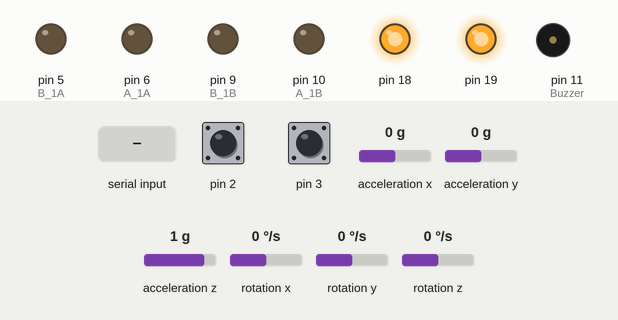
Recording of a sketch running on a simulated Arduino Uno, built with avr-gcc and run on an emulated ATmega328P. Shown: output pins drawn as LEDs (lit = HIGH), buzzer (waves = sounding, pin HIGH). The inputs (shaded band) are chosen by the test bench; at power-on: acceleration y 0 g, rotation x 0 °/s, acceleration z 1 g, pin 2 HIGH, pin 3 HIGH, acceleration x 0 g, rotation y 0 °/s, rotation z 0 °/s. What the sketch prints to the serial monitor is not drawn.

Above: at 1.7 s.
1.8 s: acceleration y set to -1.4 g
At 2.14 s:
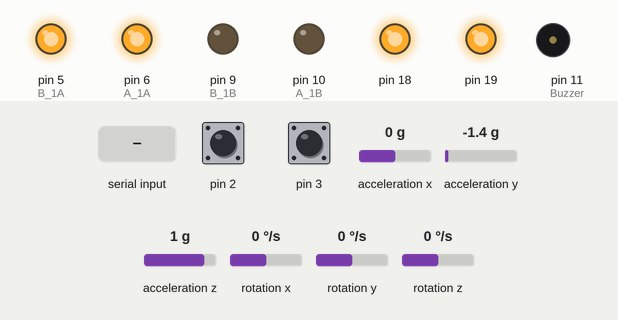
3.8 s: rotation x set to -33 °/s
6.8 s: rotation x set to -36 °/s
At 8.7 s:
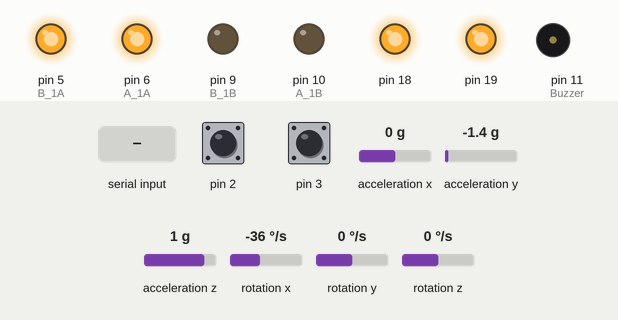
9.8 s: "C" received over the second serial link
At 11.9 s:
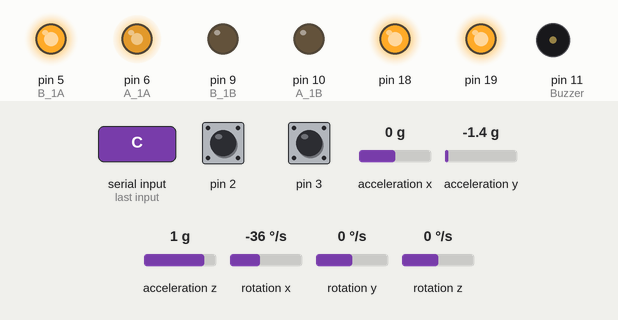
12.8 s: "G" received over the second serial link
At 14.0 s:
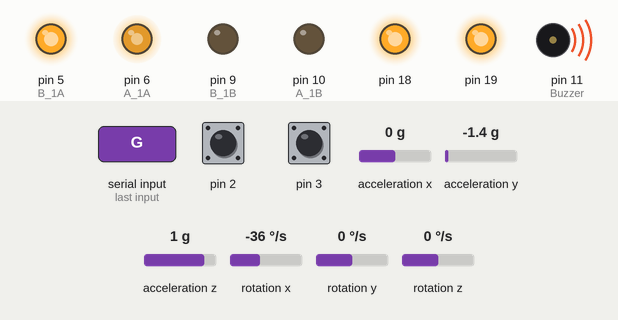
14.3 s: acceleration z set to 0.8 g
At 16.9 s:
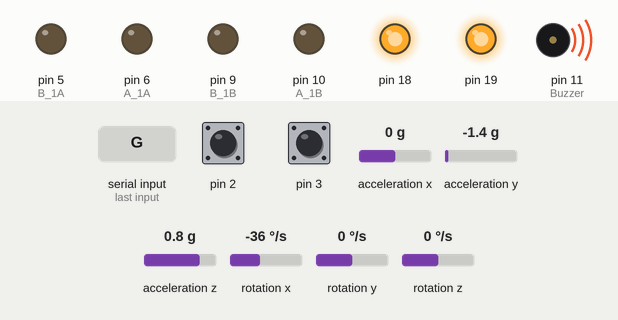
Timing chart, 0 to 18.3 s (numbered marks = the images above; inputs shaded):
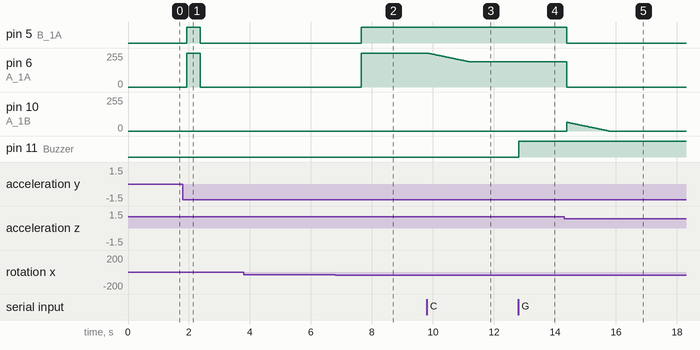

The sketch:

Codes.ino
```cpp
# include <SoftwareSerial.h>
# include "I2Cdev.h"
# include "MPU6050.h"
# include <MsTimer2.h>
# if I2CDEV_IMPLEMENTATION == I2CDEV_ARDUINO_WIRE
    # include "Wire.h"
# endif

/*******************引脚定义************************/
# define trigPin 14
# define echoPin 15     // 超声波测距模块
# define Buzzer 11       // 蜂鸣器
# define A_1A 6
# define A_1B 10   // R
# define B_1A 5
# define B_1B 9     // L  // 电机驱动模块
# define EncoderL_A 2
# define EncoderL_B 7
# define EncoderR_A 3
# define EncoderR_B 8   // N20减速电机编码器
// SCL -> SCL
// SDA -> SDA     //mpu6050

SoftwareSerial BleSerial (16, 17);   // RX, TX
MPU6050 mpu;

/***********************global variable***********************/
bool mpuState = false;
int16_t ax, ay, az;
int16_t gx, gy, gz;
float ax_offset, ay_offset, az_offset;
float gx_offset, gy_offset, gz_offset;
float ax_new, ay_new, az_new, gx_new, gy_new, gz_new;
float ypr[2] = {0, 0};

float time_fliter;
float tau_fliter = 0.7;  // MPU6050互补滤波器时间常数 tau(sec)

String cmdd1, cmdd11, cmdd2, cmdd3;   // Remote control variable

float ppsR;
float ppsL;
float velocity_R;
float velocity_L;

float angle_balance_Kp = + 30, angle_balance_Kd = + 1;
float velocity_balance_Kp = - 0.3, velocity_balance_KI = velocity_balance_Kp / 200;
float Mechanical_balance = 0;     //机械中值(控制前进与后退）
float rightTurn = 0, leftTurn = 0;    //转弯附加值(控制转向）
float velocity_process = 0, velocity_Integral;
float Output_balance;

bool flag_Fall = false;
bool flag_Near = false;

int Flash_num = 0;

/******************Mpu6050初始化**********************/

void mpu6050Setup(){
  #if I2CDEV_IMPLEMENTATION == I2CDEV_ARDUINO_WIRE
        Wire.begin();
  #elif I2CDEV_IMPLEMENTATION == I2CDEV_BUILTIN_FASTWIRE
      Fastwire::setup(400, true);
  #endif

  mpu.initialize();   // 建立 Mpu6050 连接
  if(mpu.testConnection())  mpuState = true;

  // 间隔0.05s采样10次，计算Acc与Gyro的Offset值
  float ax_sum = 0, ay_sum = 0, az_sum = 0;
  float gx_sum = 0, gy_sum = 0, gz_sum = 0;
  for(int i = 0; i < 10; i++)
  {
    mpu.getMotion6(&ax, &ay, &az, &gx, &gy, &gz);
    ax_sum += float(ax);
    ay_sum += float(ay);
    az_sum += float(az);
    gx_sum += float(gx);
    gy_sum += float(gy);
    gz_sum += float(gz);
    delay(50);
  }
  ax_offset = ax_sum / 10;
  ay_offset = ay_sum / 10;
  az_offset = az_sum / 10 - 16384;
  gx_offset = gx_sum / 10;
  gy_offset = gy_sum / 10;
  gz_offset = gz_sum / 10;

//  Serial.print("Offset_Acc:\tax:");
//  Serial.print(ax_offset);  Serial.print("\t");
//  Serial.print("ay:");
//  Serial.print(ay_offset);  Serial.print("\t");
//  Serial.print("az:");
//  Serial.println(az_offset);
//  Serial.print("Offset_Gyro:\tgx:");
//  Serial.print(gx_offset);  Serial.print("\t");
//  Serial.print("gy:");
//  Serial.print(gy_offset);  Serial.print("\t");
//  Serial.print("gz:");
//  Serial.println(gz_offset);

//  ax_offset = 156.00;
//  ay_offset = -832.40;
//  az_offset = -33977.20;
//  gx_offset = -234.40;
//  gy_offset = -72.00;
//  gz_offset = -310.60;

}

/*************Mpu6050互补滤波器 获取姿态 ********************/

void mpu6050Fliter(){
  if(!mpuState) return;
  float dt = (millis() - time_fliter) * 0.001;       // 滤波器运行周期（sec）
  time_fliter = millis();
  float a_fliter = tau_fliter / (tau_fliter + dt);  // 互补滤波器系数
  float ypr_x_Acc, ypr_y_Acc;

  mpu.getMotion6(&ax, &ay, &az, &gx, &gy, &gz);
  ax_new = float(ax) - ax_offset;    // 默认32768为 2g
  ay_new = float(ay) - ay_offset;
  az_new = float(az) - az_offset;
  gx_new = - (float(gx) - gx_offset) / 32768 * 250;    // 默认32768为 250度/s
  gy_new = - (float(gy) - gy_offset) / 32768 * 250;     // 转化为角度制 °/s
  gz_new = - (float(gz) - gz_offset) / 32768 * 250;

  ypr_x_Acc = atan2(ay_new, sqrt(ax_new * ax_new + az_new * az_new)) * 180/3.141592654;            // 由加速度计得出分别绕x,y旋转的倾角（无法得到绕z倾角）
  ypr_y_Acc = atan2(ax_new, sqrt(ay_new * ay_new + az_new * az_new)) * 180/3.141592654;             // 返回角度制 °

  ypr[0] = a_fliter * (ypr[0] + gx_new * dt) + (1 - a_fliter) * ypr_x_Acc;  /**/// 对陀螺仪得到倾角的低通滤波（时间太长有温漂）
  ypr[1] = a_fliter * (ypr[1] + gy_new * dt) + (1 - a_fliter) * ypr_y_Acc;       // 并且对加速度计得到倾角的高通滤波（时间太短有干扰）

}

/*********************减速电机编码器测转速*****************/

void IntEncoder_R(){
  if(digitalRead(EncoderR_B) == LOW)
  ppsR ++;
  else if(digitalRead(EncoderR_B) == HIGH)
  ppsR --;
}
void IntEncoder_L(){
  if(digitalRead(EncoderL_B) == LOW)  //两电机位置刚好对称相反
  ppsL --;
  else if(digitalRead(EncoderL_B) == HIGH)
  ppsL ++;
}

void enCounter(){
  velocity_R = 360 * ppsR / 35;  // 转速为 360° * pps/(7*0.1*50)
  velocity_L = 360 * ppsL / 35;   // 角度制 °/s
  ppsR = 0;
  ppsL = 0;
}

/***************超声波测距判断障碍物*****************/
void isDistance(){
  float duration_us,distance_cm;
  digitalWrite(trigPin,HIGH);
  delayMicroseconds(2);
  digitalWrite(trigPin,LOW);
  duration_us = pulseIn(echoPin, HIGH);
  distance_cm = duration_us * 0.017;
  if(distance_cm <= 30 && distance_cm > 5) flag_Near = true;
    else flag_Near = false;
    Serial.println(distance_cm);
}

/**********定时中断函数, 同时执行多项任务****************/
void flash(){
  Flash_num ++;

  if(Flash_num % 100 == 0)  enCounter();  // 每0.1s执行一次 函数enCounter()

  // if(Flash_num % 4000 == 0) isDistance(); // 每4s执行一次 函数isDistance()
}

/*********************角度环 PD*****************/
float angleBalance(float ypr[], float gx_new){
  float Bias = ypr[0] - Mechanical_balance;
  float Angle_balance = angle_balance_Kp * Bias + angle_balance_Kd * gx_new;
  Serial.print("angle_balance_Bias:\t");
  Serial.println(Bias);
  if(Bias >= 30 || Bias <= -30)   flag_Fall = true;       // 判断是否倒下
    else  flag_Fall = false;

  return (Angle_balance);
}

/*********************速度环 PI*******************/
float velocityBalance(float velocity_R, float velocity_L){
  float velocity_least;
  float velocity_balance;

  if(flag_Fall)
  {
    velocity_process = 0;
    velocity_Integral = 0;
  }
    else
    {
      velocity_least = (velocity_R + velocity_L) - 0;

      velocity_process *= 0.7; // 一阶低通滤波器减小对角度环影响
      velocity_process += velocity_least * 0.3;

      velocity_Integral += velocity_process;       //积分出角位移，积分时间：0.1s
      if(velocity_Integral > 10000) velocity_Integral = 10000;      //积分上下限
      if(velocity_Integral < -10000) velocity_Integral = -10000;
    }
  velocity_balance = velocity_process * velocity_balance_Kp + velocity_Integral * velocity_balance_KI;

  return velocity_balance;
}

/****************直立平衡 PWM******************************
 * 角度环与速度环串级输出
 */
void selfBalance(float ypr[], float gx_new, float velocity_R, float velocity_L){
  Output_balance = angleBalance(ypr, gx_new) + velocityBalance(velocity_R, velocity_L);

  if(flag_Fall) Output_balance = 0;

  if(Output_balance<0)
  {
    if(Output_balance<-255)
    {
      analogWrite(A_1B, 0);
      analogWrite(A_1A, 255 - leftTurn);
      analogWrite(B_1A, 255 - rightTurn);
      analogWrite(B_1B, 0);
    }
    else
    {
      analogWrite(A_1B, 0);
      analogWrite(A_1A, - Output_balance + rightTurn);
      analogWrite(B_1A, - Output_balance + leftTurn);
      analogWrite(B_1B, 0);
    }
  }
  else
  {
    if(Output_balance>255)
    {
      analogWrite(A_1B, 255 - rightTurn);
      analogWrite(A_1A, 0);
      analogWrite(B_1A, 0);
      analogWrite(B_1B, 255 - leftTurn);
    }
    else
    {
      analogWrite(A_1B, Output_balance + leftTurn);
      analogWrite(A_1A, 0);
      analogWrite(B_1A, 0);
      analogWrite(B_1B, Output_balance + rightTurn);
    }
  }
}

/******************远程操控*********************/

void appControl(){
  char cmd;
  String cmdd = "";

//  BleSerial.println();
//  BleSerial.println(int(ypr[0]));   // 手机端查看小车运动数据（车身倾角,轮子转速...）
//  BleSerial.print(" L");
//  BleSerial.print(int(velocity_L));
//  BleSerial.print(" R");
//  BleSerial.print(int(velocity_R));

  while(BleSerial.available() && ((cmd = BleSerial.read()) != '\0'))
  {
    cmdd += cmd;
    delay(10);
  }

  if(cmdd == "A" || cmdd == "B" || cmdd == "C" || cmdd == "D" ||cmdd == "E") cmdd1 = cmdd;   //控制小车
  else if(cmdd == "G" || cmdd == "H") cmdd2 = cmdd;   //开闭蜂鸣器
  else if(cmdd == "P" || cmdd == "Q" || cmdd == "R" || cmdd == "S") cmdd3 = cmdd;  //调节PID参数
  //  else if(...)  ...;

  if(flag_Fall) cmdd1 = "E";
  else if(flag_Near) cmdd1 = "C";

  // 远程操控小车
  if(cmdd1 == "A") {
    if(rightTurn > 0)  rightTurn -= 0.5;
    if(leftTurn > 0) leftTurn -= 0.5;
    if(Mechanical_balance >= - 10) Mechanical_balance -= 0.04;
    if(rightTurn != 0 || leftTurn != 0 || Mechanical_balance >= - 10)  delay(5);
  }

  else if(cmdd1 == "B") {
    if(rightTurn > 0)  rightTurn -= 0.5;
    if(leftTurn > 0) leftTurn -= 0.5;
    if(Mechanical_balance <= 10) Mechanical_balance += 0.04;
    if(rightTurn != 0 || leftTurn != 0 || Mechanical_balance <= 10)  delay(5);
  }

  else if(cmdd1 == "C") {
    if(rightTurn > 0)  rightTurn -= 0.5;
    if(leftTurn <= 65)  leftTurn += 0.5;
    if(Mechanical_balance < 0)  Mechanical_balance += 0.04;
      else if(Mechanical_balance > 0)  Mechanical_balance -= 0.04;
    if(rightTurn != 0 || leftTurn <= 65 || Mechanical_balance != 0)  delay(5);
  }

  else if(cmdd1 == "D") {
    if(rightTurn <= 70) rightTurn += 0.5;
    if(leftTurn > 0)  leftTurn -= 0.5;
    if(Mechanical_balance < 0)  Mechanical_balance += 0.04;
      else if(Mechanical_balance > 0)  Mechanical_balance -= 0.04;
    if(rightTurn <= 70 || leftTurn != 0 || Mechanical_balance != 0)  delay(5);
  }

  else if(cmdd1 = "E"){
    if(rightTurn > 0)  rightTurn -= 0.5;
    if(leftTurn > 0)  leftTurn -= 0.5;
    if(Mechanical_balance < 0)  Mechanical_balance += 0.04;
      else if(Mechanical_balance > 0)  Mechanical_balance -= 0.04;
    if(rightTurn != 0 || leftTurn != 0 || Mechanical_balance != 0)  delay(5);
  }

  // 开闭蜂鸣器
  if(cmdd2 == "G") {
    digitalWrite(Buzzer, HIGH);
  }
  else if(cmdd2 == "H") {
    digitalWrite(Buzzer, LOW);
  }

  // 调节PD /PI参数
  if(cmdd3 == "P") {
    cmdd3 = "";
    while(BleSerial.available() && (cmd = BleSerial.read()) != '\0'){
      cmdd3 += cmd;
      delay(10);
    }
    angle_balance_Kp = + atoi(cmdd3.c_str()) / 100;
  }

  else if(cmdd3 == "Q") {
    cmdd3 = "";
    while(BleSerial.available() && (cmd = BleSerial.read()) != '\0'){
      cmdd3 += cmd;
      delay(10);
    }
    angle_balance_Kd = + atoi(cmdd3.c_str()) / 100;
  }

  else if(cmdd3 == "R") {
    cmdd3 = "";
    while(BleSerial.available() && (cmd = BleSerial.read()) != '\0'){
      cmdd3 += cmd;
      delay(10);
    }
    velocity_balance_Kp = - atoi(cmdd3.c_str()) / 100;
    velocity_balance_KI = velocity_balance_Kp / 200;
  }

  else if(cmdd3 == "S") {
    angle_balance_Kp = + 30;
    angle_balance_Kd = + 1;
    velocity_balance_Kp = - 0.3;
    velocity_balance_KI = velocity_balance_Kp / 200;
  }
}

void setup()
{
  Serial.begin(57600);
  while(!Serial) ;
  BleSerial.begin(9600);

  attachInterrupt(INT0, IntEncoder_L, FALLING);
  attachInterrupt(INT1, IntEncoder_R, FALLING);
  MsTimer2::set(1, flash);    // 中断设置函数，每1ms执行一次
  MsTimer2::start(); // 开始计时
  pinMode(EncoderR_B, INPUT);
  pinMode(EncoderL_B, INPUT); // 检测编码器的正负

  pinMode(Buzzer, OUTPUT);
  digitalWrite(Buzzer, LOW);

  pinMode(trigPin,OUTPUT);
  pinMode(echoPin,INPUT);

  pinMode(A_1A, OUTPUT);
  pinMode(A_1B, OUTPUT);
  pinMode(B_1A, OUTPUT);
  pinMode(B_1B, OUTPUT);

  pinMode(SCL, OUTPUT);
  pinMode(SDA, OUTPUT);
  digitalWrite(SCL, 0);
  digitalWrite(SDA, 0);

  mpu6050Setup();
}

void loop()
{
  mpu6050Fliter();
  selfBalance(ypr, gx_new, velocity_L, velocity_R);
  appControl();
}
```

Measured:
- after the input at 1.8 s, pin 5 (B_1A): LOW → HIGH after 0.12 s, → LOW 0.45 s later; pin 6 (A_1A): 0/255 → 255/255 after 0.12 s, → 0/255 0.45 s later
- after the input at 6.8 s, pin 5 (B_1A): LOW → HIGH after 0.84 s; pin 6 (A_1A): 0/255 → 255/255 after 0.84 s
- after the input at 9.8 s, pin 6 (A_1A): moves from 255/255 to 189/255 over 1.4 s, starting at once
- after the input at 12.8 s, pin 11 (Buzzer): LOW → HIGH at once
- after the input at 14.3 s, pin 5 (B_1A): HIGH → LOW after 0.10 s; pin 6 (A_1A): 189/255 → 0/255 after 0.10 s
